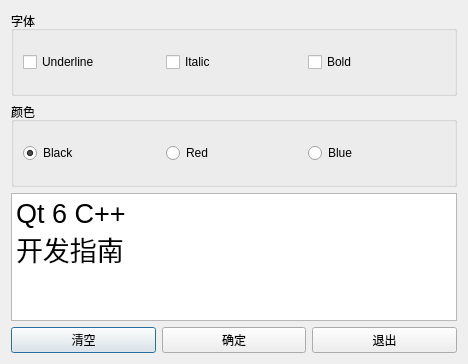
<?xml version="1.0" encoding="UTF-8"?>
<ui version="4.0">
 <class>Dialog</class>
 <widget class="QDialog" name="Dialog">
  <property name="geometry">
   <rect>
    <x>0</x>
    <y>0</y>
    <width>468</width>
    <height>364</height>
   </rect>
  </property>
  <property name="windowTitle">
   <string>Dialog</string>
  </property>
  <layout class="QVBoxLayout" name="verticalLayout_2" stretch="2,2,3,1">
   <item>
    <widget class="QGroupBox" name="groupBox">
     <property name="title">
      <string>字体</string>
     </property>
     <layout class="QHBoxLayout" name="horizontalLayout">
      <item>
       <widget class="QCheckBox" name="checkBox">
        <property name="text">
         <string>Underline</string>
        </property>
       </widget>
      </item>
      <item>
       <widget class="QCheckBox" name="checkBox_2">
        <property name="text">
         <string>Italic</string>
        </property>
       </widget>
      </item>
      <item>
       <widget class="QCheckBox" name="checkBox_3">
        <property name="text">
         <string>Bold</string>
        </property>
       </widget>
      </item>
     </layout>
    </widget>
   </item>
   <item>
    <widget class="QGroupBox" name="groupBox_2">
     <property name="title">
      <string>颜色</string>
     </property>
     <layout class="QHBoxLayout" name="horizontalLayout_2">
      <item>
       <widget class="QRadioButton" name="radioButton_2">
        <property name="text">
         <string>Black</string>
        </property>
        <property name="checked">
         <bool>true</bool>
        </property>
       </widget>
      </item>
      <item>
       <widget class="QRadioButton" name="radioButton">
        <property name="text">
         <string>Red</string>
        </property>
       </widget>
      </item>
      <item>
       <widget class="QRadioButton" name="radioButton_3">
        <property name="text">
         <string>Blue</string>
        </property>
       </widget>
      </item>
     </layout>
    </widget>
   </item>
   <item>
    <widget class="QPlainTextEdit" name="plainTextEdit">
     <property name="font">
      <font>
       <pointsize>20</pointsize>
      </font>
     </property>
     <property name="plainText">
      <string>Qt 6 C++
开发指南</string>
     </property>
    </widget>
   </item>
   <item>
    <layout class="QHBoxLayout" name="horizontalLayout_3">
     <item>
      <widget class="QPushButton" name="btnClear">
       <property name="text">
        <string>清空</string>
       </property>
       <property name="icon">
        <iconset resource="res.qrc">
         <normaloff>:/icons/images/clear.png</normaloff>:/icons/images/clear.png</iconset>
       </property>
      </widget>
     </item>
     <item>
      <widget class="QPushButton" name="btnOK">
       <property name="text">
        <string>确定</string>
       </property>
       <property name="icon">
        <iconset resource="res.qrc">
         <normaloff>:/icons/images/OK.png</normaloff>:/icons/images/OK.png</iconset>
       </property>
      </widget>
     </item>
     <item>
      <widget class="QPushButton" name="btnExit">
       <property name="text">
        <string>退出</string>
       </property>
       <property name="icon">
        <iconset resource="res.qrc">
         <normaloff>:/icons/images/exit.png</normaloff>:/icons/images/exit.png</iconset>
       </property>
      </widget>
     </item>
    </layout>
   </item>
  </layout>
 </widget>
 <resources>
  <include location="res.qrc"/>
 </resources>
 <connections/>
</ui>
